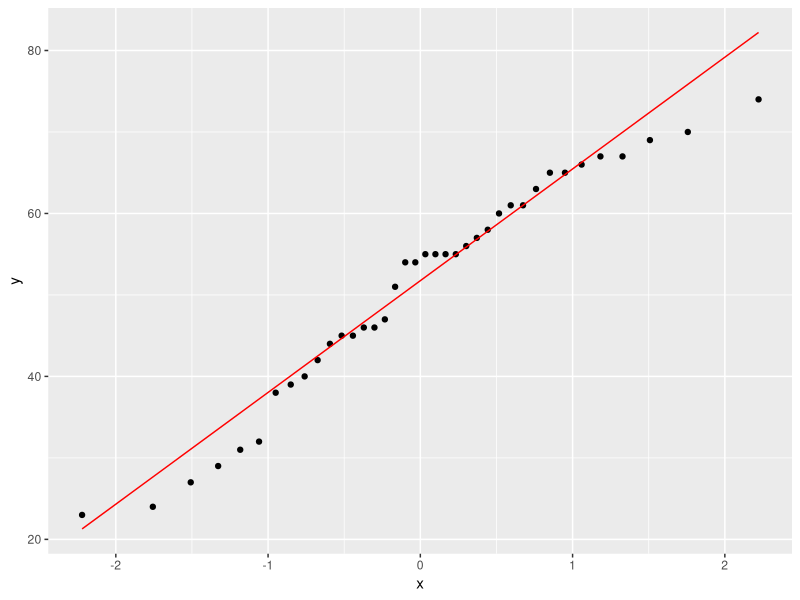
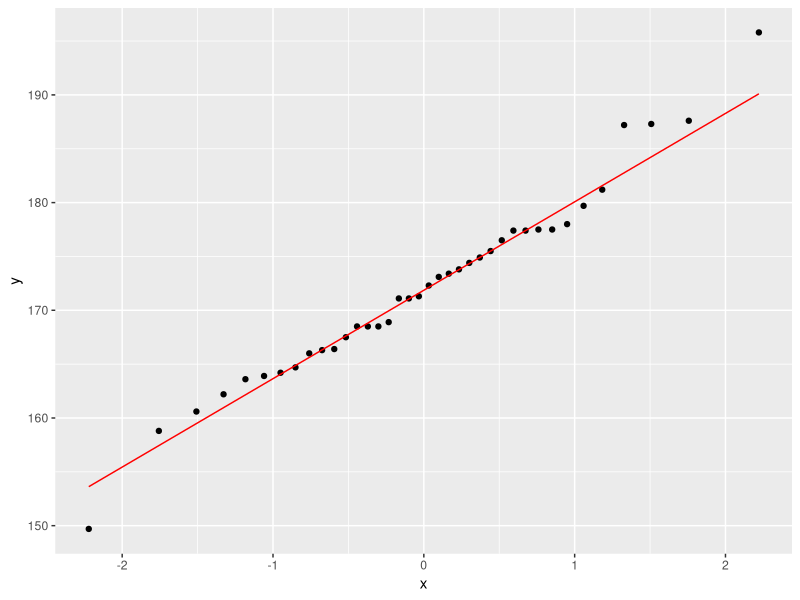
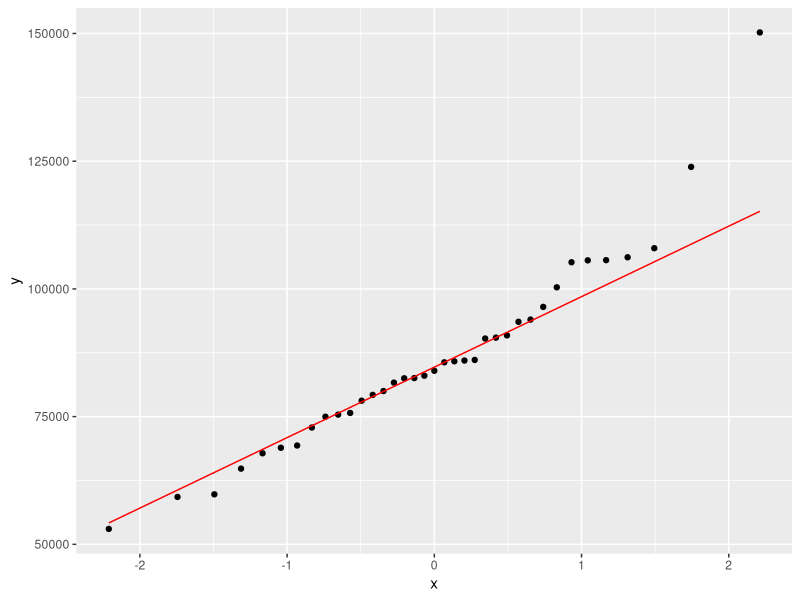
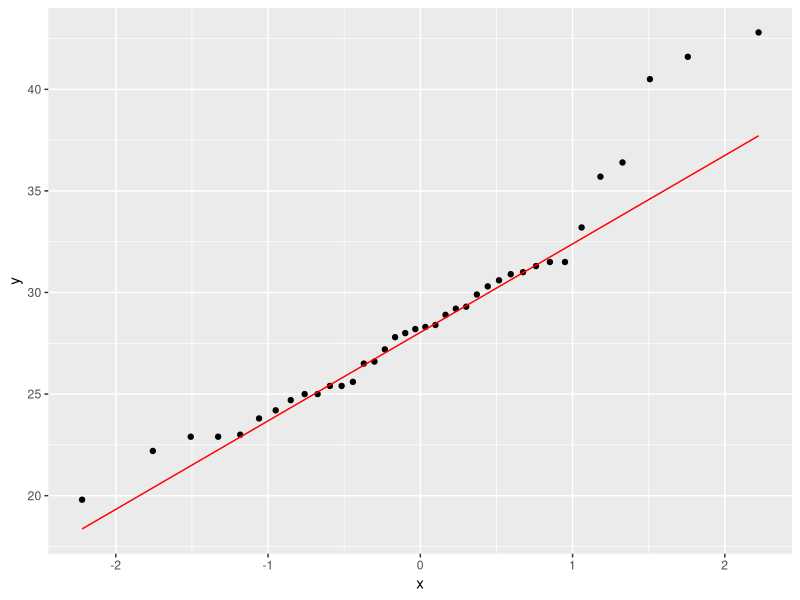
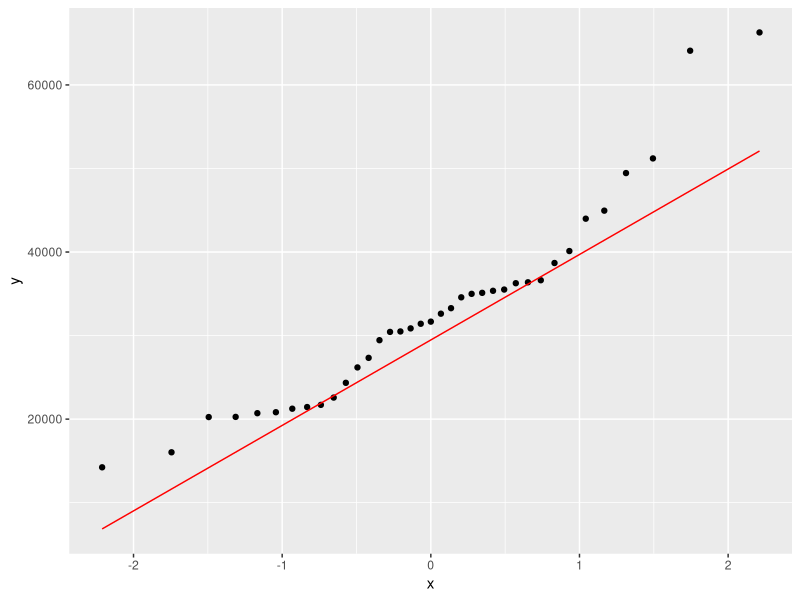
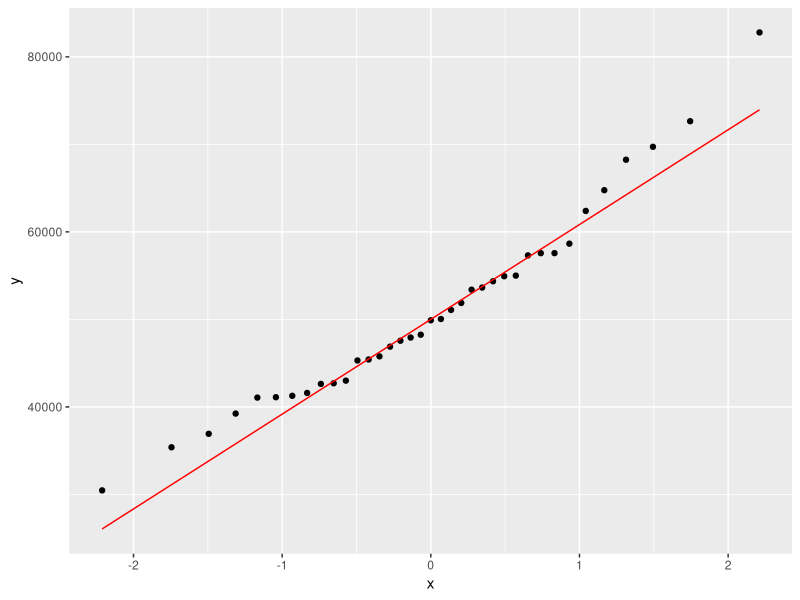
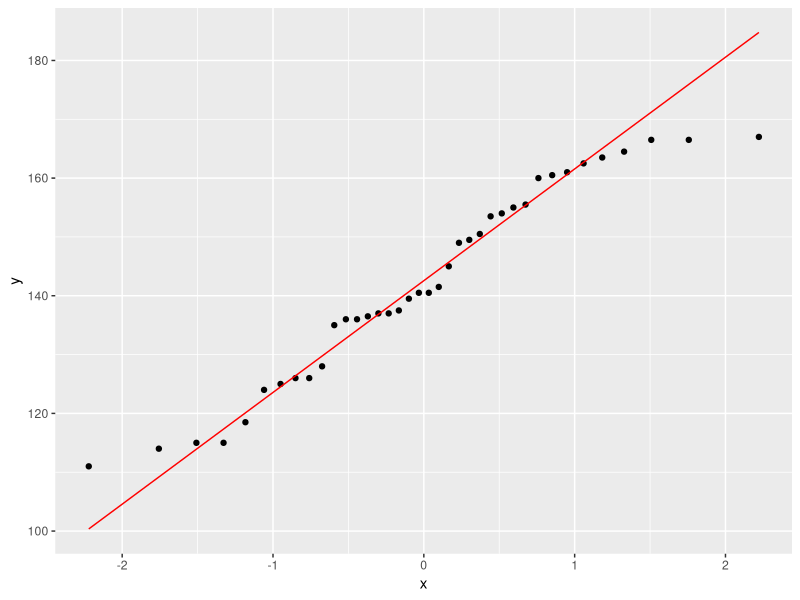
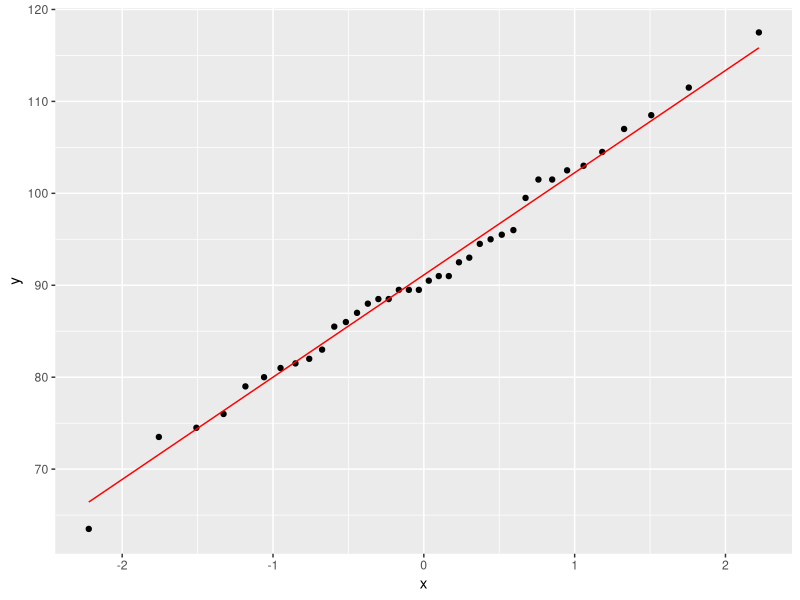

Source code (R) for these figures, in order: (Note: this script raises an error after producing the figures.)
## ---- chunk 1
library(tidyverse); library(knitr); library(ggplot2); library(kableExtra); library(readxl); library(dplyr); library(flextable); library(pbkrtest); library(broom)
Resultatskjema <- read_excel("Gjeldene_analyser/Resultatskjema.xlsx", na = "NA")
view(Resultatskjema)

pre.diff <- Resultatskjema %>%
  # velger relevante variabler
  select(id, group, time, sex, age, height, total_mass, bmi, fat_mass, lean_mass, sys, dia, wc, handgrip, vo2max_ml_min_kg_6x5, vat_mass, vat_volume, `s-glukose`, `s-triglyserider`, `s-hdl`, `s-ldl`, pwv, `1rm_newton`) %>% 
  # filtrerer verdier fra pretest
  filter(time == "pre") %>%
  # grupperer etter gruppe 
  group_by(group) %>%
  print()

ggplot(pre.diff, aes(sample = age)) + stat_qq() + stat_qq_line(col = "red")
lm.age <- lm(age ~ group, data = pre.diff)
summary(lm.age)
confint(lm.age)

lm.age.co <- lm(age ~ group + sex, data = pre.diff)
summary(lm.age.co)

ggplot(pre.diff, aes(sample = height)) + stat_qq() + stat_qq_line(col = "red")
lm.height <- lm(height ~ group, data = pre.diff)
summary(lm.height)
confint(lm.height)

lm.height.co <- lm(height ~ group + sex, data = pre.diff)
summary(lm.height.co)

ggplot(pre.diff, aes(sample = total_mass)) + stat_qq() + stat_qq_line(col = "red")
lm.mass <- lm(total_mass ~ group, data = pre.diff)
summary(lm.mass)
confint(lm.mass)

lm.mass.co <- lm(total_mass ~ group + sex, data = pre.diff)
summary(lm.mass.co)

# bmi er signifikant forskjellig mellom gruppene
ggplot(pre.diff, aes(sample = bmi)) + stat_qq() + stat_qq_line(col = "red")
lm.bmi <- lm(bmi ~ group, data = pre.diff)
summary(lm.bmi)
confint(lm.bmi)
var.test(bmi ~ group, data = pre.diff)
t.test(bmi ~ group, var.equal = TRUE, data = pre.diff)
t.test(bmi ~ group, data = pre.diff)

lm.bmi.co <- lm(bmi ~ group + sex, data = pre.diff)
summary(lm.bmi.co)

# fettmasse er signifikant forskjellig mellom gruppene
ggplot(pre.diff, aes(sample = fat_mass)) + stat_qq() + stat_qq_line(col = "red")
lm.fat <- lm(fat_mass ~ group, data = pre.diff)
summary(lm.fat)
confint(lm.fat)

lm.fat.co <- lm(fat_mass ~ group + sex, data = pre.diff)
summary(lm.fat.co)

ggplot(pre.diff, aes(sample = lean_mass)) + stat_qq() + stat_qq_line(col = "red")
lm.lean <- lm(lean_mass ~ group, data = pre.diff)
summary(lm.lean)
confint(lm.lean)

lm.lean.co <- lm(lean_mass ~ group + sex, data = pre.diff)
summary(lm.lean.co)

ggplot(pre.diff, aes(sample = sys)) + stat_qq() + stat_qq_line(col = "red")
lm.sys <- lm(sys ~ group, data = pre.diff)
summary(lm.sys)
confint(lm.sys)

lm.sys.co <- lm(sys ~ group + sex, data = pre.diff)
summary(lm.sys.co)

ggplot(pre.diff, aes(sample = dia)) + stat_qq() + stat_qq_line(col = "red")
lm.dia <- lm(dia ~ group, data = pre.diff)
summary(lm.dia)
confint(lm.dia)

lm.dia.co <- lm(dia ~ group + sex, data = pre.diff)
summary(lm.dia.co)

ggplot(pre.diff, aes(sample = wc)) + stat_qq() + stat_qq_line(col = "red")
lm.wc <- lm(wc ~ group, data = pre.diff)
summary(lm.wc)
confint(lm.wc)

lm.wc.co <- lm(wc ~ group + sex, data = pre.diff)
summary(lm.wc.co)

ggplot(pre.diff, aes(sample = handgrip)) + stat_qq() + stat_qq_line(col = "red")
lm.hg <- lm(handgrip ~ group, data = pre.diff)
summary(lm.hg)

lm.hg.co <- lm(handgrip ~ group + sex, data = pre.diff)
summary(lm.hg.co)

ggplot(pre.diff, aes(sample = vo2max_ml_min_kg)) + stat_qq() + stat_qq_line(col = "red")
lm.vo2 <- lm(vo2max_ml_min_kg ~ group, data = pre.diff)
summary(lm.vo2)

lm.vo2.co <- lm(vo2max_ml_min_kg ~ group + sex, data = pre.diff)
summary(lm.vo2.co)

ggplot(pre.diff, aes(sample = vat_mass)) + stat_qq() + stat_qq_line(col = "red")
lm.vat <- lm(vat_mass ~ group, data = pre.diff)
summary(lm.vat)

lm.vat.co <- lm(vat_mass ~ group + sex, data = pre.diff)
summary(lm.vat.co)

ggplot(pre.diff, aes(sample = vat_volume)) + stat_qq() + stat_qq_line(col = "red")
lm.vatv <- lm(vat_volume ~ group, data = pre.diff)
summary(lm.vatv)

# fjerner fp som hadde 10 i glukose 
gluk <- pre.diff %>%
  filter(id != "tr031 10541") %>%
  print()

# sjekker forskjeller både med og uten fp med ekstremverdi  
ggplot(gluk, aes(sample = `s-glukose`)) + stat_qq() + stat_qq_line(col = "red")
lm.gluk <- lm(`s-glukose` ~ group, data = gluk)
summary(lm.gluk)

ggplot(pre.diff, aes(sample = `s-glukose`)) + stat_qq() + stat_qq_line(col = "red")
lm.gluk.med <- lm(`s-glukose` ~ group, data = pre.diff)
summary(lm.gluk.med)

lm.gluk.med.co <- lm(`s-glukose` ~ group + sex, data = pre.diff)
summary(lm.gluk.med.co)

ggplot(pre.diff, aes(sample = `s-triglyserider`)) + stat_qq() + stat_qq_line(col = "red")
lm.trigl <- lm(`s-triglyserider` ~ group, data = pre.diff)
summary(lm.trigl)

lm.trigl.co <- lm(`s-triglyserider` ~ group + sex, data = pre.diff)
summary(lm.trigl.co)

# fjerner 3xfp med ekstreme verdier i triglyserider
trigl <- pre.diff %>%
  filter(id != "tr031 11159") %>%
  filter(id != "tr031 14662") %>%
  filter(id != "tr031 11887") %>%
  print()

# sjekker forskjeller uten 3xfp
ggplot(trigl, aes(sample = `s-triglyserider`)) + stat_qq() + stat_qq_line(col = "red")
lm.trigl.uten <- lm(`s-triglyserider` ~ group, data = trigl)
summary(lm.trigl.uten)

ggplot(pre.diff, aes(sample = `s-hdl`)) + stat_qq() + stat_qq_line(col = "red")
lm.hdl <- lm(`s-hdl` ~ group, data = pre.diff)
summary(lm.hdl)

lm.hdl.co <- lm(`s-hdl` ~ group + sex, data = pre.diff)
summary(lm.hdl.co)

# fjerner fp med ekstreme verdier i hdl
hdl <- pre.diff %>%
  filter(id != "tr031 005") %>%
  print()

ggplot(hdl, aes(sample = `s-hdl`)) + stat_qq() + stat_qq_line(col = "red")
lm.hdl.uten <- lm(`s-hdl` ~ group, data = hdl)
summary(lm.hdl.uten)

ggplot(pre.diff, aes(sample = `s-ldl`)) + stat_qq() + stat_qq_line(col = "red")
lm.ldl <- lm(`s-ldl` ~ group, data = pre.diff)
summary(lm.ldl)

ggplot(pre.diff, aes(sample = `s-ldl`)) + stat_qq() + stat_qq_line(col = "red")
lm.ldl.co <- lm(`s-ldl` ~ group + sex, data = pre.diff)
summary(lm.ldl.co)

# fjerner fp med ekstreme verdier i ldl
ldl <- pre.diff %>%
  filter(id != "tr031 001") %>%
  filter(id != "tr031 10541") %>%
  filter(id != "tr031 015") %>%
  print()

ggplot(ldl, aes(sample = `s-ldl`)) + stat_qq() + stat_qq_line(col = "red")
lm.ldl.uten <- lm(`s-ldl` ~ group, data = ldl)
summary(lm.ldl.uten)

ggplot(pre.diff, aes(sample = pwv)) + stat_qq() + stat_qq_line(col = "red")
lm.pwv <- lm(pwv ~ group, data = pre.diff)
summary(lm.pwv)

ggplot(pre.diff, aes(sample = pwv)) + stat_qq() + stat_qq_line(col = "red")
lm.pwv.co <- lm(pwv ~ group + sex, data = pre.diff)
summary(lm.pwv.co)

ggplot(pre.diff, aes(sample = strength_leg)) + stat_qq() + stat_qq_line(col = "red")
lm.strength_leg <- lm(strength_leg ~ group, data = pre.diff)
summary(lm.strength_leg)

lm.strength_leg.co <- lm(strength_leg ~ group + sex, data = pre.diff)
summary(lm.strength_leg.co)


# sjekker p.verdi mellom kvinner i pre-verdier
pre.diff.women <- Resultatskjema %>%
  # velger relevante variabler
  select(id, group, time, sex, age, height, total_mass, bmi, fat_mass, lean_mass, sys, dia, wc, handgrip, vo2max_ml_min_kg_6x5, vat_mass, vat_volume, `s-glukose`, `s-triglyserider`, `s-hdl`, `s-ldl`, pwv, `1rm_newton`) %>% 
  # filtrerer verdier fra pretest
  filter(time == "pre") %>%
  filter(sex == "1") %>%
  # grupperer etter gruppe 
  group_by(group) %>%
  mutate(total_mass = as.numeric(total_mass, na.rm = TRUE)) %>%
  mutate(fat_mass = as.numeric(fat_mass, na.rm = TRUE)) %>%
  mutate(lean_mass = as.numeric(lean_mass, na.rm = TRUE)) %>%
  mutate(vo2max_ml_min_kg = as.numeric(vo2max_ml_min_kg_6x5, na.rm = TRUE)) %>%
  mutate(vat_mass = as.numeric(vat_mass, na.rm = TRUE)) %>%
  mutate(vat_volume = as.numeric(vat_volume, na.rm = TRUE)) %>%
  mutate(`s-glukose` = as.numeric(`s-glukose`, na.rm = TRUE)) %>%
  mutate(`s-triglyserider` = as.numeric(`s-triglyserider`, na.rm = TRUE)) %>%
  mutate(`s-hdl` = as.numeric(`s-hdl`, na.rm = TRUE)) %>%
  mutate(`s-ldl` = as.numeric(`s-ldl`, na.rm = TRUE)) %>%
  mutate(pwv = as.numeric(pwv, na.rm = TRUE)) %>%
  mutate(strength_leg = as.numeric(`1rm_newton`, na.rm = TRUE)) %>%
  drop_na() %>%
  print()

ggplot(pre.diff.women, aes(sample = age)) + stat_qq() + stat_qq_line(col = "red")
lm.age.w <- lm(age ~ group, data = pre.diff.women)
summary(lm.age.w)

ggplot(pre.diff.women, aes(sample = height)) + stat_qq() + stat_qq_line(col = "red")
lm.height.w <- lm(height ~ group, data = pre.diff.women)
summary(lm.height.w)

ggplot(pre.diff.women, aes(sample = total_mass)) + stat_qq() + stat_qq_line(col = "red")
lm.mass.w <- lm(total_mass ~ group, data = pre.diff.women)
summary(lm.mass.w)

ggplot(pre.diff.women, aes(sample = bmi)) + stat_qq() + stat_qq_line(col = "red")
lm.bmi.w <- lm(bmi ~ group, data = pre.diff.women)
summary(lm.bmi.w)


ggplot(pre.diff.women, aes(sample = fat_mass)) + stat_qq() + stat_qq_line(col = "red")
lm.fat.w <- lm(fat_mass ~ group, data = pre.diff.women)
summary(lm.fat.w)

ggplot(pre.diff.women, aes(sample = lean_mass)) + stat_qq() + stat_qq_line(col = "red")
lm.lean.w <- lm(lean_mass ~ group, data = pre.diff.women)
summary(lm.lean.w)

ggplot(pre.diff.women, aes(sample = sys)) + stat_qq() + stat_qq_line(col = "red")
lm.sys.w <- lm(sys ~ group, data = pre.diff.women)
summary(lm.sys.w)

ggplot(pre.diff.women, aes(sample = dia)) + stat_qq() + stat_qq_line(col = "red")
lm.dia.w <- lm(dia ~ group, data = pre.diff.women)
summary(lm.dia.w)

ggplot(pre.diff.women, aes(sample = wc)) + stat_qq() + stat_qq_line(col = "red")
lm.wc.w <- lm(wc ~ group, data = pre.diff.women)
summary(lm.wc.w)

ggplot(pre.diff.women, aes(sample = handgrip)) + stat_qq() + stat_qq_line(col = "red")
lm.hg.w <- lm(handgrip ~ group, data = pre.diff.women)
summary(lm.hg.w)

ggplot(pre.diff.women, aes(sample = vo2max_ml_min_kg)) + stat_qq() + stat_qq_line(col = "red")
lm.vo2.w <- lm(vo2max_ml_min_kg ~ group, data = pre.diff.women)
summary(lm.vo2.w)

ggplot(pre.diff.women, aes(sample = vat_mass)) + stat_qq() + stat_qq_line(col = "red")
lm.vat.w <- lm(vat_mass ~ group, data = pre.diff.women)
summary(lm.vat.w)

ggplot(pre.diff.women, aes(sample = `s-glukose`)) + stat_qq() + stat_qq_line(col = "red")
lm.gluk.w <- lm(`s-glukose` ~ group, data = pre.diff.women)
summary(lm.gluk.w)

ggplot(pre.diff.women, aes(sample = `s-triglyserider`)) + stat_qq() + stat_qq_line(col = "red")
lm.trigl.w <- lm(`s-triglyserider` ~ group, data = pre.diff.women)
summary(lm.trigl.w)

ggplot(pre.diff.women, aes(sample = `s-hdl`)) + stat_qq() + stat_qq_line(col = "red")
lm.hdl.w <- lm(`s-hdl` ~ group, data = pre.diff.women)
summary(lm.hdl.w)

ggplot(pre.diff.women, aes(sample = `s-ldl`)) + stat_qq() + stat_qq_line(col = "red")
lm.ldl.w <- lm(`s-ldl` ~ group, data = pre.diff.women)
summary(lm.ldl.w)

ggplot(pre.diff.women, aes(sample = pwv)) + stat_qq() + stat_qq_line(col = "red")
lm.pwv.w <- lm(pwv ~ group, data = pre.diff.women)
summary(lm.pwv.w)

ggplot(pre.diff.women, aes(sample = strength_leg)) + stat_qq() + stat_qq_line(col = "red")
lm.strength_leg.w <- lm(strength_leg ~ group, data = pre.diff.women)
summary(lm.strength_leg.w)


# sjekker p.verdi mellom kvinner i pre-verdier
pre.diff.men <- Resultatskjema %>%
  # velger relevante variabler
  select(id, group, time, sex, age, height, total_mass, bmi, fat_mass, lean_mass, sys, dia, wc, handgrip, vo2max_ml_min_kg_6x5, vat_mass, vat_volume, `s-glukose`, `s-triglyserider`, `s-hdl`, `s-ldl`, pwv, `1rm_newton`) %>% 
  # filtrerer verdier fra pretest
  filter(time == "pre") %>%
  filter(sex == "2") %>%
  # grupperer etter gruppe 
  group_by(group) %>%
  mutate(total_mass = as.numeric(total_mass, na.rm = TRUE)) %>%
  mutate(fat_mass = as.numeric(fat_mass, na.rm = TRUE)) %>%
  mutate(lean_mass = as.numeric(lean_mass, na.rm = TRUE)) %>%
  mutate(vo2max_ml_min_kg = as.numeric(vo2max_ml_min_kg_6x5, na.rm = TRUE)) %>%
  mutate(vat_mass = as.numeric(vat_mass, na.rm = TRUE)) %>%
  mutate(vat_volume = as.numeric(vat_volume, na.rm = TRUE)) %>%
  mutate(`s-glukose` = as.numeric(`s-glukose`, na.rm = TRUE)) %>%
  mutate(`s-triglyserider` = as.numeric(`s-triglyserider`, na.rm = TRUE)) %>%
  mutate(`s-hdl` = as.numeric(`s-hdl`, na.rm = TRUE)) %>%
  mutate(`s-ldl` = as.numeric(`s-ldl`, na.rm = TRUE)) %>%
  mutate(pwv = as.numeric(pwv, na.rm = TRUE)) %>%
  mutate(strength_leg = as.numeric(`1rm_newton`, na.rm = TRUE)) %>%
  drop_na() %>%
  print()

ggplot(pre.diff.men, aes(sample = age)) + stat_qq() + stat_qq_line(col = "red")
lm.age.m <- lm(age ~ group, data = pre.diff.men)
summary(lm.age.m)

ggplot(pre.diff.men, aes(sample = height)) + stat_qq() + stat_qq_line(col = "red")
lm.height.m <- lm(height ~ group, data = pre.diff.men)
summary(lm.height.m)

# filtrerer ut ekstremverdi
pre.diff.men.eks <- pre.diff.men %>%
  filter(id != "tr031 004")

ggplot(pre.diff.men, aes(sample = total_mass)) + stat_qq() + stat_qq_line(col = "red")
lm.mass.m <- lm(total_mass ~ group, data = pre.diff.men)
summary(lm.mass.m)

ggplot(pre.diff.men.eks, aes(sample = total_mass)) + stat_qq() + stat_qq_line(col = "red")
lm.mass.m2 <- lm(total_mass ~ group, data = pre.diff.men.eks)
summary(lm.mass.m2)

ggplot(pre.diff.men, aes(sample = bmi)) + stat_qq() + stat_qq_line(col = "red")
lm.bmi.m <- lm(bmi ~ group, data = pre.diff.men)
summary(lm.bmi.m)

ggplot(pre.diff.men.eks, aes(sample = bmi)) + stat_qq() + stat_qq_line(col = "red")
lm.bmi.m2 <- lm(bmi ~ group, data = pre.diff.men.eks)
summary(lm.bmi.m2)

ggplot(pre.diff.men, aes(sample = fat_mass)) + stat_qq() + stat_qq_line(col = "red")
lm.fat.m <- lm(fat_mass ~ group, data = pre.diff.men)
summary(lm.fat.m)

ggplot(pre.diff.men.eks, aes(sample = fat_mass)) + stat_qq() + stat_qq_line(col = "red")
lm.fat.m2 <- lm(fat_mass ~ group, data = pre.diff.men.eks)
summary(lm.fat.m2)

ggplot(pre.diff.men, aes(sample = lean_mass)) + stat_qq() + stat_qq_line(col = "red")
lm.lean.m <- lm(lean_mass ~ group, data = pre.diff.men)
summary(lm.lean.m)

ggplot(pre.diff.men, aes(sample = sys)) + stat_qq() + stat_qq_line(col = "red")
lm.sys.m <- lm(sys ~ group, data = pre.diff.men)
summary(lm.sys.m)

ggplot(pre.diff.men, aes(sample = dia)) + stat_qq() + stat_qq_line(col = "red")
lm.dia.m <- lm(dia ~ group, data = pre.diff.men)
summary(lm.dia.m)

ggplot(pre.diff.men, aes(sample = wc)) + stat_qq() + stat_qq_line(col = "red")
lm.wc.m <- lm(wc ~ group, data = pre.diff.men)
summary(lm.wc.m)

# sjekker uten ekstremverdi

ggplot(pre.diff.men.eks, aes(sample = wc)) + stat_qq() + stat_qq_line(col = "red")
lm.wc.m2 <- lm(wc ~ group, data = pre.diff.men.eks)
summary(lm.wc.m2)

ggplot(pre.diff.men, aes(sample = handgrip)) + stat_qq() + stat_qq_line(col = "red")
lm.hg.m <- lm(handgrip ~ group, data = pre.diff.men)
summary(lm.hg.m)

ggplot(pre.diff.men, aes(sample = vo2max_ml_min_kg)) + stat_qq() + stat_qq_line(col = "red")
lm.vo2.m <- lm(vo2max_ml_min_kg ~ group, data = pre.diff.men)
summary(lm.vo2.m)

ggplot(pre.diff.men, aes(sample = vat_mass)) + stat_qq() + stat_qq_line(col = "red")
lm.vat.m <- lm(vat_mass ~ group, data = pre.diff.men)
summary(lm.vat.m)

ggplot(pre.diff.men, aes(sample = `s-glukose`)) + stat_qq() + stat_qq_line(col = "red")
lm.gluk.m <- lm(`s-glukose` ~ group, data = pre.diff.men)
summary(lm.gluk.m)

# sjekker uten ekstremverdi
pre.diff.men.eks2 <- pre.diff.men %>%
  filter(id != "tr031 009")

ggplot(pre.diff.men.eks2, aes(sample = `s-glukose`)) + stat_qq() + stat_qq_line(col = "red")
lm.gluk.m2 <- lm(`s-glukose` ~ group, data = pre.diff.men.eks2)
summary(lm.gluk.m2)

ggplot(pre.diff.men, aes(sample = `s-triglyserider`)) + stat_qq() + stat_qq_line(col = "red")
lm.trigl.m <- lm(`s-triglyserider` ~ group, data = pre.diff.men)
summary(lm.trigl.m)

ggplot(pre.diff.men, aes(sample = `s-hdl`)) + stat_qq() + stat_qq_line(col = "red")
lm.hdl.m <- lm(`s-hdl` ~ group, data = pre.diff.men)
summary(lm.hdl.m)

ggplot(pre.diff.men, aes(sample = `s-ldl`)) + stat_qq() + stat_qq_line(col = "red")
lm.ldl.m <- lm(`s-ldl` ~ group, data = pre.diff.men)
summary(lm.ldl.m)

ggplot(pre.diff.men, aes(sample = pwv)) + stat_qq() + stat_qq_line(col = "red")
lm.pwv.m <- lm(pwv ~ group, data = pre.diff.men)
summary(lm.pwv.m)

ggplot(pre.diff.men, aes(sample = strength_leg)) + stat_qq() + stat_qq_line(col = "red")
lm.strength_leg.m <- lm(strength_leg ~ group, data = pre.diff.men)
summary(lm.strength_leg.m)
